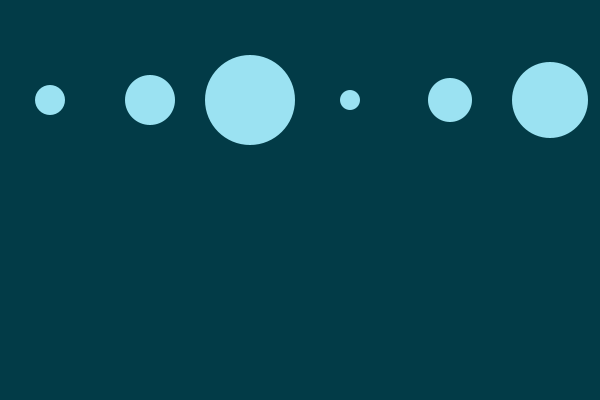
Frame 1 (no input)
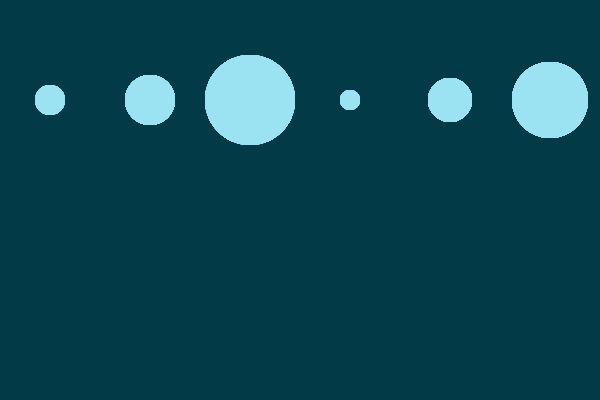
Frame 60 (the mouse pressed at the canvas centre just before this capture)
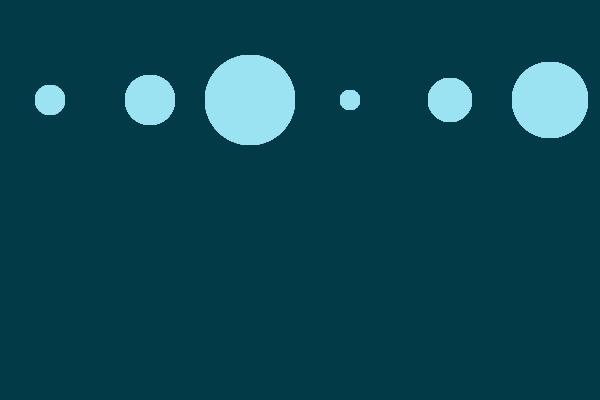
Frame 120 (the mouse held since frame 60 and released just before this capture)

The Processing sketch that drew these frames (run headless with seeded random() and noise(); from frame 60 on, the mouse is pressed at the canvas centre):

// Processing sketch: array4
// ── array4.pde
void setup() {
   size(600, 400);
   background(2, 59, 71);
   fill(155, 226, 242);
   noStroke();
}

int [] Diameters = { 30, 50, 90, 20, 44, 76, 22, 30 };

void draw() {
   int xpos = 50;
   for (int i=0; i<8; i++) {
      ellipse(xpos, 100, Diameters[i], Diameters[i]);
      xpos += 100;
   }
}
